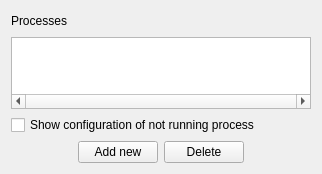
     <widget class="QWidget" name="layoutWidget">
      <layout class="QVBoxLayout" name="verticalLayout">
       <item>
        <layout class="QHBoxLayout" name="horizontalLayout_2">
         <item>
          <widget class="QLabel" name="label">
           <property name="text">
            <string>Processes</string>
           </property>
          </widget>
         </item>
         <item>
          <spacer name="horizontalSpacer_3">
           <property name="orientation">
            <enum>Qt::Horizontal</enum>
           </property>
           <property name="sizeHint" stdset="0">
            <size>
             <width>40</width>
             <height>20</height>
            </size>
           </property>
          </spacer>
         </item>
        </layout>
       </item>
       <item>
        <widget class="QListWidget" name="ProceessListWidget">
         <property name="minimumSize">
          <size>
           <width>300</width>
           <height>0</height>
          </size>
         </property>
         <property name="horizontalScrollBarPolicy">
          <enum>Qt::ScrollBarAlwaysOn</enum>
         </property>
         <property name="sizeAdjustPolicy">
          <enum>QAbstractScrollArea::AdjustToContents</enum>
         </property>
         <property name="sortingEnabled">
          <bool>true</bool>
         </property>
        </widget>
       </item>
       <item>
        <widget class="QCheckBox" name="ShowConfigOfNotRunningProcessesCheckBox">
         <property name="text">
          <string>Show configuration of not running process </string>
         </property>
        </widget>
       </item>
       <item>
        <layout class="QHBoxLayout" name="horizontalLayout">
         <item>
          <spacer name="horizontalSpacer">
           <property name="orientation">
            <enum>Qt::Horizontal</enum>
           </property>
           <property name="sizeHint" stdset="0">
            <size>
             <width>40</width>
             <height>20</height>
            </size>
           </property>
          </spacer>
         </item>
         <item>
          <widget class="QPushButton" name="AddProcessPushButton">
           <property name="text">
            <string>Add new</string>
           </property>
          </widget>
         </item>
         <item>
          <widget class="QPushButton" name="DeletePushButton">
           <property name="text">
            <string>Delete</string>
           </property>
          </widget>
         </item>
         <item>
          <spacer name="horizontalSpacer_2">
           <property name="orientation">
            <enum>Qt::Horizontal</enum>
           </property>
           <property name="sizeHint" stdset="0">
            <size>
             <width>40</width>
             <height>20</height>
            </size>
           </property>
          </spacer>
         </item>
        </layout>
       </item>
      </layout>
     </widget>
